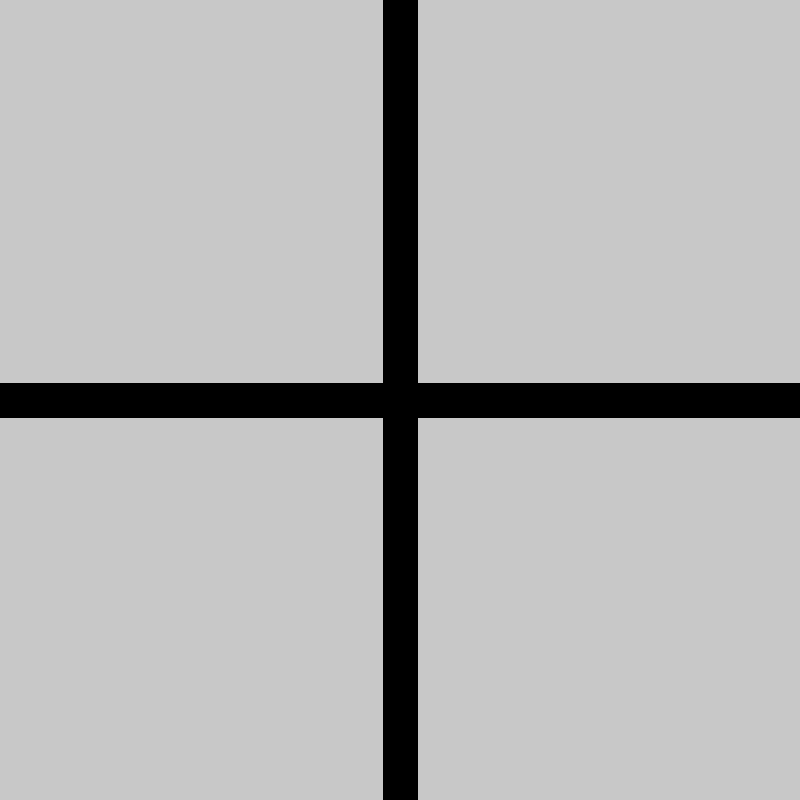
Frame 1 (no input)
Frame 60 (the mouse pressed at the canvas centre just before this capture): identical to frame 1, image omitted
Frame 120 (the mouse held since frame 60 and released just before this capture): identical to frame 1, image omitted

The Processing sketch that drew this single still picture (run headless with seeded random() and noise(); from frame 60 on, the mouse is pressed at the canvas centre):

// Processing sketch: Contengincy13sketch_240522a
// ── Contengincy13sketch_240522a.pde
//https://www.wikiart.org/en/francois-morellet/trames-0-90-40-mm-au-trait-et-pleines-1972
//Trames 0°-90°---40 mm au trait et pleines
//Francois Morellet
//Date: 1972
void setup(){
  size(800,800);
}
void draw(){
  background(200);
  strokeWeight(35);
  line(400,0,400,800);
  line(0,400,800,400);
}
